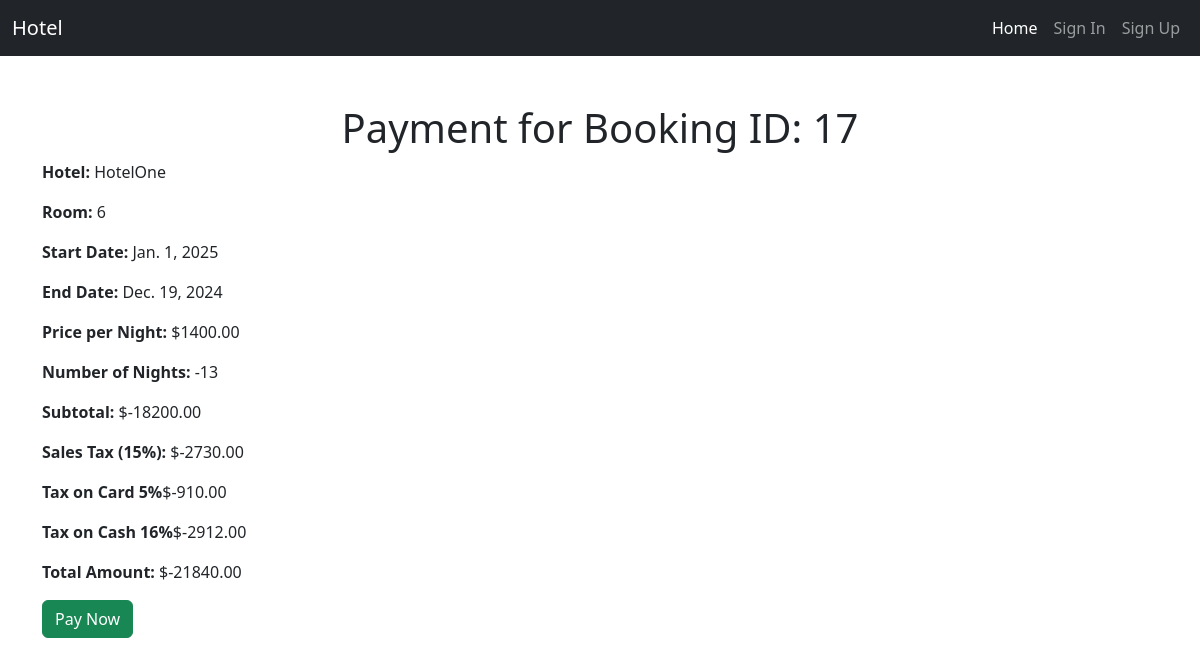
Screenshot of /pay-booking/17/ with the database file from the repository.
### home/models.py (models this page shows, shortened)
class Booking(models.Model):
    class StatusChoices(models.TextChoices):
        PENDING = 'Pending'
        CONFIRMED = 'Confirmed'
        COMPLETED = 'Completed'
        CANCELED = 'Canceled'
    """Booking Model"""
    customer = models.ForeignKey(Customer, on_delete=models.CASCADE, related_name='bookings')
    hotel = models.ForeignKey(Hotel, on_delete=models.CASCADE, related_name='bookings')
    room = models.ForeignKey(Room,on_delete=models.CASCADE , related_name='bookings')
    tax  = models.ForeignKey(Taxes,on_delete=models.CASCADE,related_name='bookings')
    status = models.CharField(max_length=100 , choices=StatusChoices.choices)
    start_date = models.DateField()
    end_date = models.DateField()

class Hotel(models.Model):
    location = models.ForeignKey('home.Location', on_delete=models.CASCADE)
    name            = models.CharField(max_length=100 , unique=True)
    stars           = models.PositiveSmallIntegerField(validators=[MinValueValidator(1),MaxValueValidator(5)])
    is_suspended    = models.BooleanField(default=False)
    is_premium      = models.BooleanField(default=False)
    room_count      = models.PositiveIntegerField(default=0)

class Room(models.Model):
    class RoomType(models.TextChoices):
        STANDARD = 'Standard'
        SUPERIOR = 'Superior'
        DELUXE = 'Deluxe'
        SUITE = 'Suite'
        FAMILY = 'Family'
    hotel = models.ForeignKey(Hotel, on_delete=models.CASCADE, related_name='rooms')
    amenities = models.ManyToManyField(Amenity, related_name='room', blank=True)  # Many-to-many relation to Amenity
    room_number = models.IntegerField(default=0)
    is_Booked = models.BooleanField(default=False)
    room_type = models.CharField(max_length=100, choices=RoomType.choices)
    price_per_night = models.DecimalField(decimal_places=2, max_digits=10 ,  validators=[MinValueValidator(Decimal('0.01'))])

class Taxes(models.Model):
    percentage  =   models.PositiveSmallIntegerField()
    description =   models.CharField(max_length=100)

### home/views.py (the view, shortened to what this page needs)
# urls.py: path('pay-booking/<int:booking_id>/', views.pay_booking, name='pay_booking'),
def pay_booking(request, booking_id):
    booking = get_object_or_404(Booking, id=booking_id)
    start_date = booking.start_date
    end_date = booking.end_date
    num_nights = (end_date - start_date).days
    price_per_night = booking.room.price_per_night
    sub_total = num_nights * price_per_night
    sales_tax = (sub_total * Decimal(0.15)).quantize(Decimal('0.01'))
    payment_method = request.GET.get('method', 'card')  # Default to 'card' if no method is provided
    tax_card = (Decimal(0.05) * sub_total).quantize(Decimal('0.01') )
    tax_cash = (Decimal(0.16) * sub_total).quantize(Decimal('0.01') )
    if payment_method.lower() == 'cash':
        additional_tax = sub_total * Decimal(0.16)  # 16% cash tax
    else:  # Assume 'card'
        additional_tax = sub_total * Decimal(0.05)  # 5% card tax
    total = sub_total  + sales_tax + additional_tax
    return render(request, 'home/pay_booking.html', {
        'booking': booking,
        'num_nights': num_nights,
        'price_per_night': price_per_night,
        'sub_total': sub_total,
        'sales_tax': sales_tax,
        'total': total,
        'tax_card' : tax_card,
        'tax_cash' : tax_cash,
        'payment_method': payment_method.capitalize(),
    })

### templates/home/pay_booking.html (shortened to what this page needs)
{% extends 'home/base.html' %}
{% block body %}
<main class="container mt-5">
    <h1 class="text-center">Payment for Booking ID: {{ booking.id }}</h1>
    <p><strong>Hotel:</strong> {{ booking.hotel.name }}</p>
    <p><strong>Room:</strong> {{ booking.room.room_number }}</p>
    <p><strong>Start Date:</strong> {{ booking.start_date }}</p>
    <p><strong>End Date:</strong> {{ booking.end_date }}</p>
    <p><strong>Price per Night:</strong> ${{ price_per_night }}</p>
    <p><strong>Number of Nights:</strong> {{ num_nights }}</p>
    <p><strong>Subtotal:</strong> ${{ sub_total }}</p>
    <p><strong>Sales Tax ({{ booking.tax.percentage }}%):</strong> ${{ sales_tax }}</p>
    <p><strong>Tax on Card 5%</strong>${{tax_card}}</p>
    <p><strong>Tax on Cash 16%</strong>${{tax_cash}}</p>
    <p><strong>Total Amount:</strong> ${{ total|floatformat:2 }}</p>
    <form method="POST">
        <button type="submit" class="btn btn-success">Pay Now</button>
    </form>
</main>
{% endblock body %}

### rows the page displays
Booking: id "17", hotel.name "HotelOne", room.room_number "6", start_date "Jan. 1, 2025", end_date "Dec. 19, 2024", tax.percentage "15"
Room: price_per_night "1400.00"

### other values shown
{{ num_nights }} "-13"
{{ sub_total }} "-18200.00"
{{ sales_tax }} "-2730.00"
{{ tax_card }} "-910.00"
{{ tax_cash }} "-2912.00"
{{ total|floatformat:2 }} "-21840.00"
